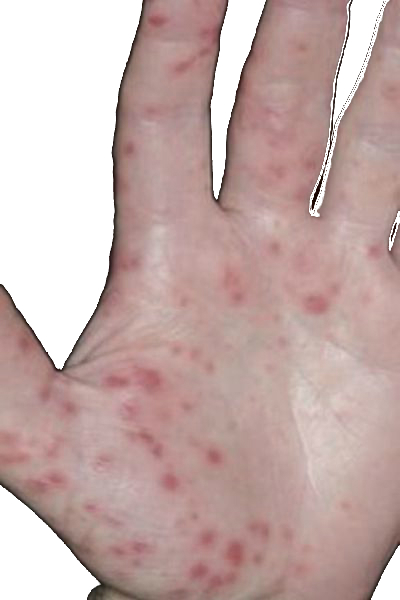
%> input picture SURF-TANGAN/DataLatih/HFMD1.jpg, 400 x 600 px; its folder holds only this picture in this run
$ octave --eval "result = LatihData;"   (GNU Octave 9; MATLAB toolbox functions it lacks are replaced by stand-ins)
%> lines starting %> are read from the running program, lines starting %| are printed output that depends on the picture
### SURF-TANGAN/ExtractSURF.m
function ipts=ExtractSURF(img,Options)

functionname='ExtractSURF.m';
functiondir=which(functionname);
functiondir=functiondir(1:end-length(functionname));
addpath([functiondir '/SubFunctions'])

% Process inputs
defaultoptions=struct('tresh',0.0002,'octaves',5,'init_sample',2,'upright',false,'extended',false,'verbose',false);
if(~exist('Options','var')),
    Options=defaultoptions;
else
    tags = fieldnames(defaultoptions);
    for i=1:length(tags)
         if(~isfield(Options,tags{i})),  Options.(tags{i})=defaultoptions.(tags{i}); end
    end
    if(length(tags)~=length(fieldnames(Options))),
        warning('register_volumes:unknownoption','unknown options found');
    end
end

% Create Integral Image
iimg=integralImage(img);

% Extract the interest points
 FastHessianData.thresh = Options.tresh;
 FastHessianData.octaves = Options.octaves;
 FastHessianData.init_sample = Options.init_sample;
 FastHessianData.img = iimg;
 ipts = FastHessian_getIpoints(FastHessianData,Options.verbose);
%
% % Describe the interest points
 if(~isempty(ipts))
     ipts = SurfDescriptor_DecribeInterestPoints(ipts,Options.upright, Options.extended, iimg, Options.verbose);
 end

### SURF-TANGAN/SubFunctions/FastHessian_getIpoints.m
function ipts=FastHessian_getIpoints(FastHessianData,verbose)
% filter index map

filter_map = [0,1,2,3;
    1,3,4,5;
    3,5,6,7;
    5,7,8,9;
    7,9,10,11]+1;

np=0; ipts=struct;

% Build the response map
responseMap=FastHessian_buildResponseMap(FastHessianData);

% Find the maxima acrros scale and space
for o = 1:FastHessianData.octaves
    for i = 1:2
        b = responseMap{filter_map(o,i)};
        m = responseMap{filter_map(o,i+1)};
        t = responseMap{filter_map(o,i+2)};

        % loop over middle response layer at density of the most
        % sparse layer (always top), to find maxima across scale and space
        [c,r]=ndgrid(0:t.width-1,0:t.height-1);
        r=r(:); c=c(:);

        p=find(FastHessian_isExtremum(r, c, t, m, b,FastHessianData));
        for j=1:length(p);
            ind=p(j);
            [ipts,np]=FastHessian_interpolateExtremum(r(ind), c(ind), t, m, b, ipts,np);
        end
    end
end

% Show laplacian and response maps with found interest-points
if(verbose)
    % Show the response map
    if(verbose)
        fig_h=ceil(length(responseMap)/3);
        h=figure;  set(h,'name','Laplacian');
        for i=1:length(responseMap),
            pic=reshape(responseMap{i}.laplacian,[responseMap{i}.width responseMap{i}.height]);
            subplot(3,fig_h,i); imshow(pic,[]); hold on;
        end
        h=figure; set(h,'name','Responses');
        h_res=zeros(1,length(responseMap));
        for i=1:length(responseMap),
            pic=reshape(responseMap{i}.responses,[responseMap{i}.width responseMap{i}.height]);
            h_res(i)=subplot(3,fig_h,i); imshow(pic,[]); hold on;
        end
    end

    % Show the maximum points
    disp(['Number of interest points found ' num2str(np)]);
    scales=zeros(1,length(responseMap));
    scaley=zeros(1,length(responseMap));
    scalex=zeros(1,length(responseMap));
    for i=1:length(responseMap)
        scales(i)=responseMap{i}.filter*(2/15);
        scalex(i)=responseMap{i}.width/size(FastHessianData.img,2);
        scaley(i)=responseMap{i}.height/size(FastHessianData.img,1);
    end
    for i=1:np
        [t,ind]=min((scales-ipts(i).scale).^2);
        plot(h_res(ind),ipts(i).y*scaley(ind)+1,ipts(i).x*scalex(ind)+1,'o','color',1);
    end
end

### SURF-TANGAN/LatihData.m
function hasil = LatihData()
    clc;
    D = 'D:\SURF-TANGAN\DataLatih';

    %image={im2double(imresize(imread('tangan01.jpg'),[256 256]));};
    imagetrains =  dir(fullfile(D,'*.jpg'));
    nfiles=length(imagetrains);
    ciriLatih = [];
    kelasCiri = [];

    %files={f.name};

    %=================
    %Train all files in dataTrain Folder
    for ii=1:nfiles
        % Load images
        image=im2double(imresize(imread(fullfile(D,imagetrains(ii).name)),[700 600]));
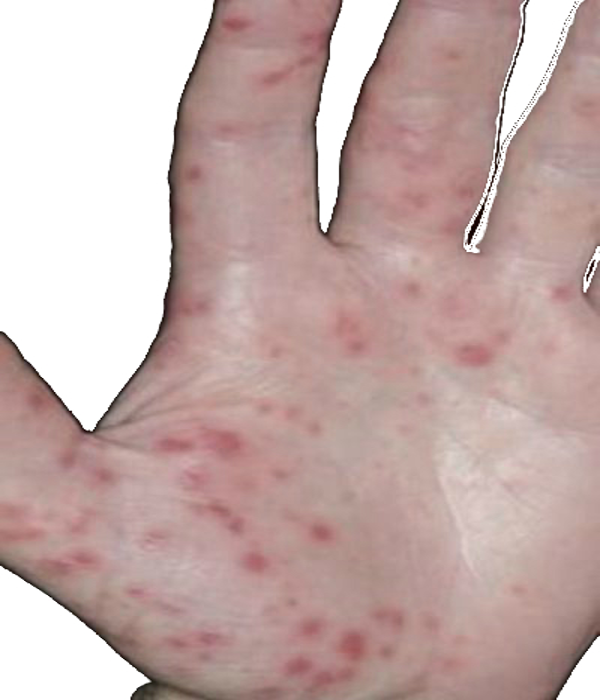
%> image: size 700x600x3 double; mean R, G, B 0.771, 0.674, 0.663
        image=rgb2gray(image);
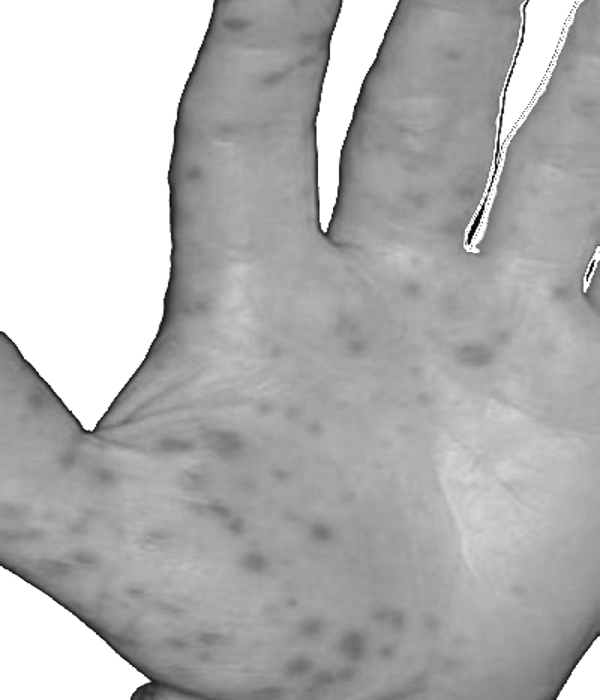
%> image: size 700x600 double; min 0.00586, max 1, mean 0.702
        I2=image;

        % Get the Key Points
        Options.upright=true;
        Options.tresh=0.0009;
        SurfExtract = ExtractSURF(I2,Options);
%> in ExtractSURF, `iimg=integralImage(img);`:
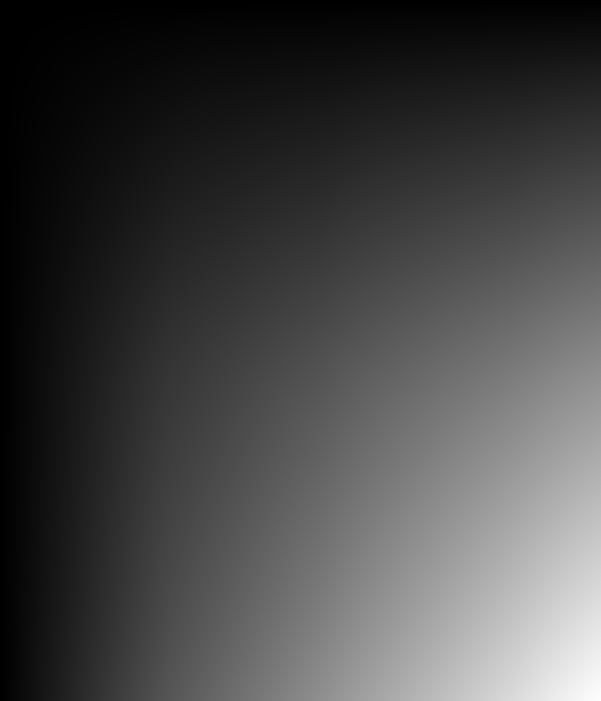
%> iimg: size 701x601 double; min 0, max 294803.7, mean 81201.1; drawn with min black and max white
%> the run ends on the next line

        % Put the landmark descriptors in a matrix
        %D1 = reshape([Ipts1.descriptor],64,[]);
        FeatureVec = reshape([SurfExtract.descriptor],64,[]);
        rng(1)
        klaster = kmeans(FeatureVec,25,'Distance','cityblock');
        %features = D2(:);
        panjang = length(klaster);
        features = reshape(klaster, [1 panjang]);
        ciriLatih = [ciriLatih; features];
        if ii<47
            kelasCiri = [kelasCiri 0];
        else
            kelasCiri = [kelasCiri 1];
        end
    end
    csvwrite('ciriLatih.txt',ciriLatih);
    csvwrite('kelasCiri.txt',kelasCiri);
end

$ run again, on SURF-TANGAN/DataLatih/HFMD13.jpg
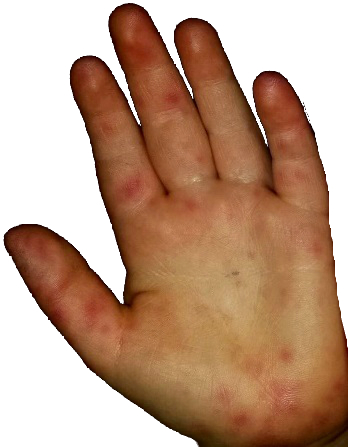
%> input picture SURF-TANGAN/DataLatih/HFMD13.jpg, 348 x 447 px
%> in LatihData, `image=im2double(imresize(imread(fullfile(D,imagetrains(ii).name)),[700..`:
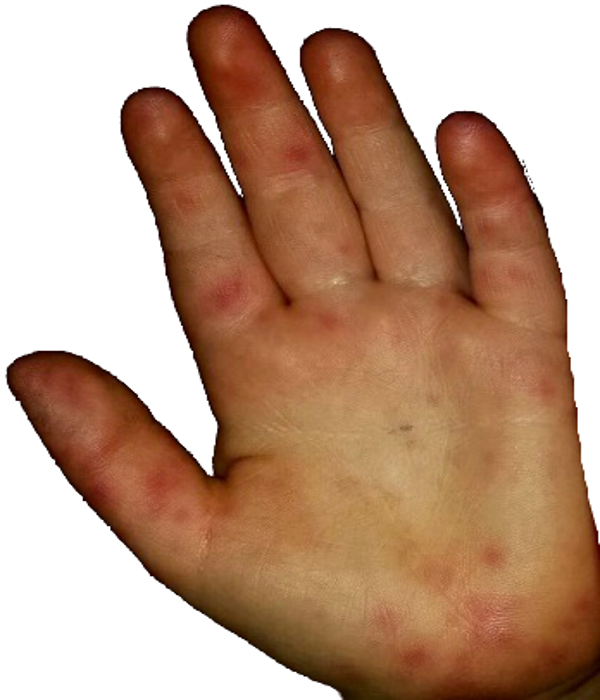
%> image: size 700x600x3 double; mean R, G, B 0.744, 0.606, 0.516
%> in LatihData, `image=rgb2gray(image);`:
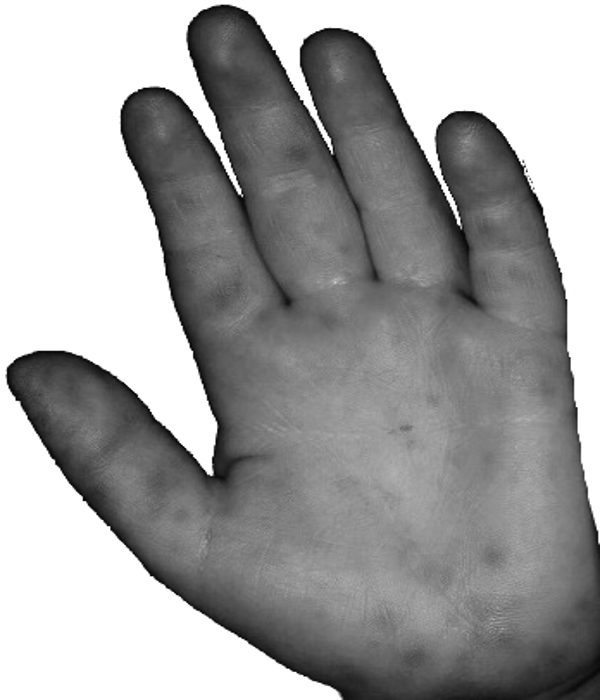
%> image: size 700x600 double; min 0, max 1, mean 0.637

$ run again, on SURF-TANGAN/DataLatih/HFMD14.jpg
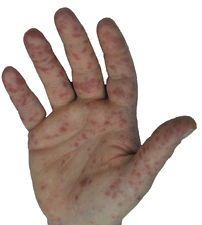
%> input picture SURF-TANGAN/DataLatih/HFMD14.jpg, 202 x 225 px
%> in LatihData, `image=rgb2gray(image);`:
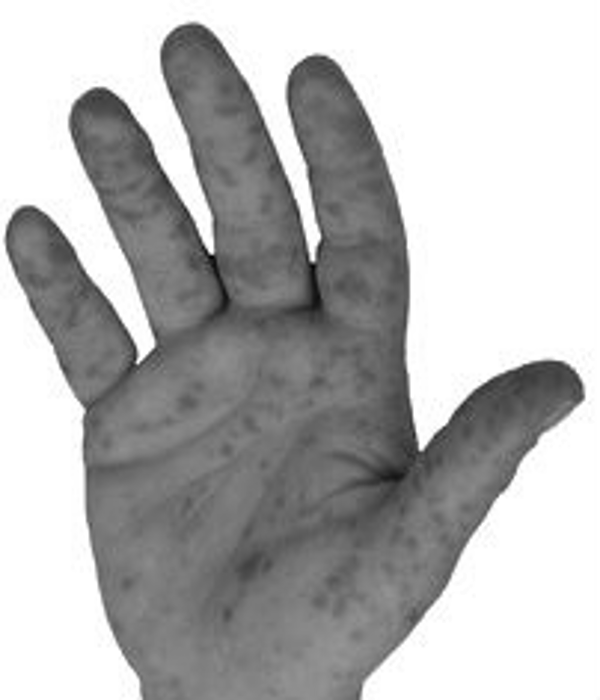
%> image: size 700x600 double; min 0, max 1, mean 0.712
%> in ExtractSURF, `iimg=integralImage(img);`:
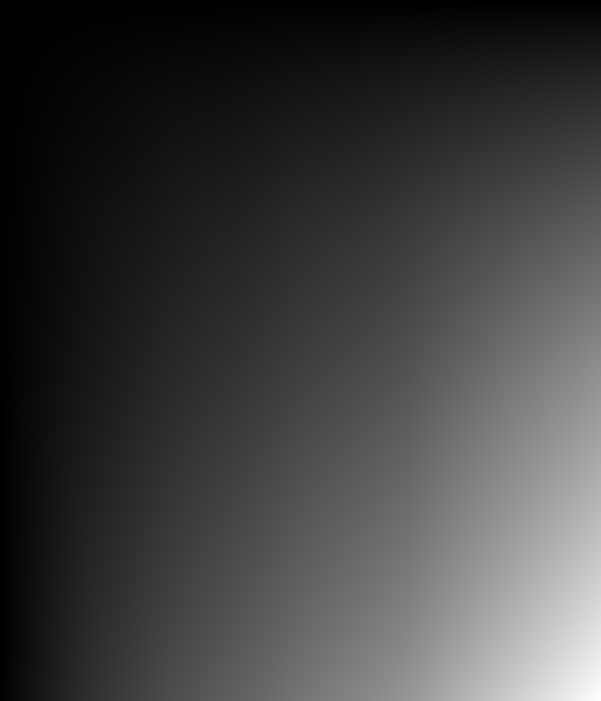
%> iimg: size 701x601 double; min 0, max 299105.4, mean 74093.1; drawn with min black and max white

$ run again, on SURF-TANGAN/DataLatih/HFMD15.jpg
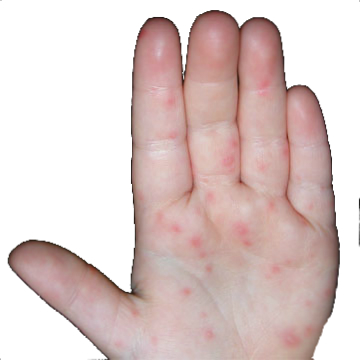
%> input picture SURF-TANGAN/DataLatih/HFMD15.jpg, 360 x 360 px
%> in LatihData, `image=im2double(imresize(imread(fullfile(D,imagetrains(ii).name)),[700..`:
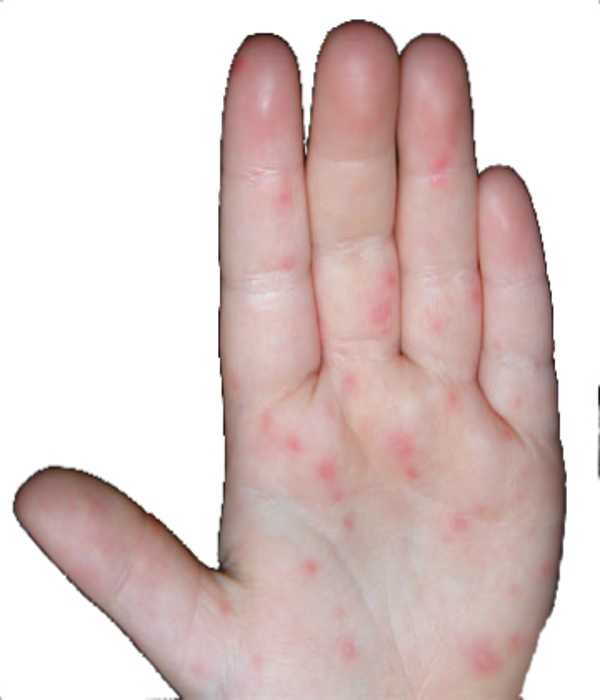
%> image: size 700x600x3 double; mean R, G, B 0.865, 0.792, 0.783
%> in LatihData, `image=rgb2gray(image);`:
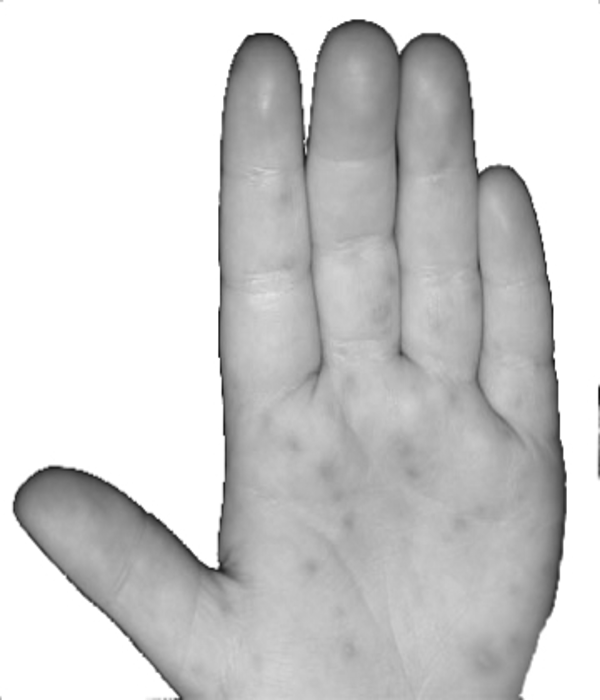
%> image: size 700x600 double; min 0.0601, max 1, mean 0.813

$ run again, on SURF-TANGAN/DataLatih/HFMD10.jpg
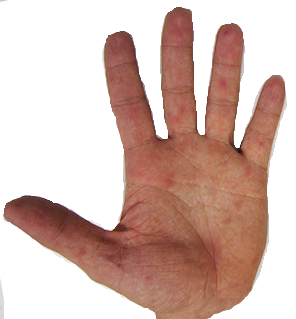
%> input picture SURF-TANGAN/DataLatih/HFMD10.jpg, 296 x 319 px
%> in LatihData, `image=im2double(imresize(imread(fullfile(D,imagetrains(ii).name)),[700..`:
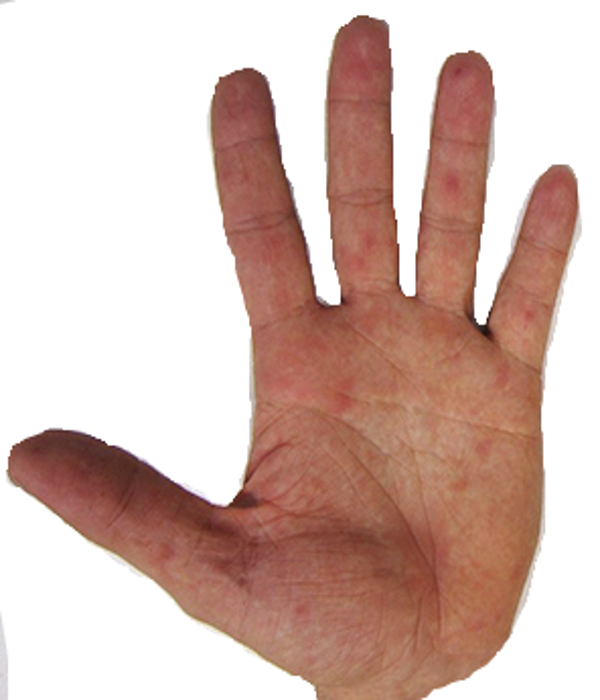
%> image: size 700x600x3 double; mean R, G, B 0.832, 0.726, 0.693
%> in LatihData, `image=rgb2gray(image);`:
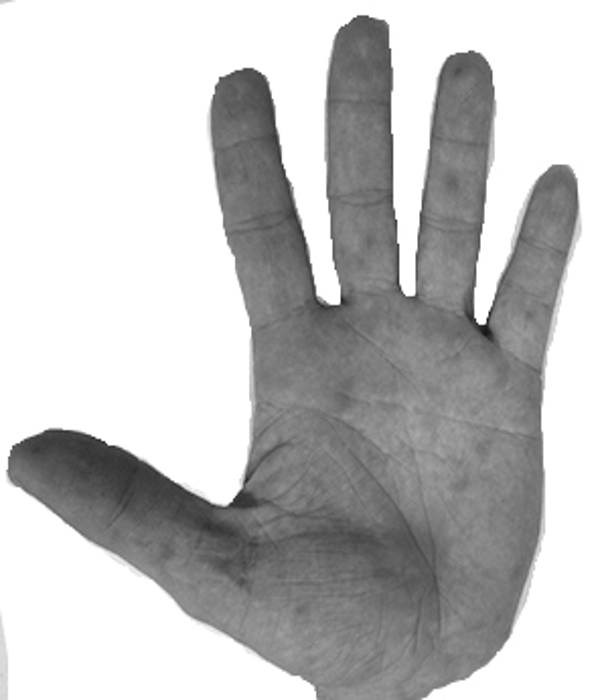
%> image: size 700x600 double; min 0.0802, max 1, mean 0.754
